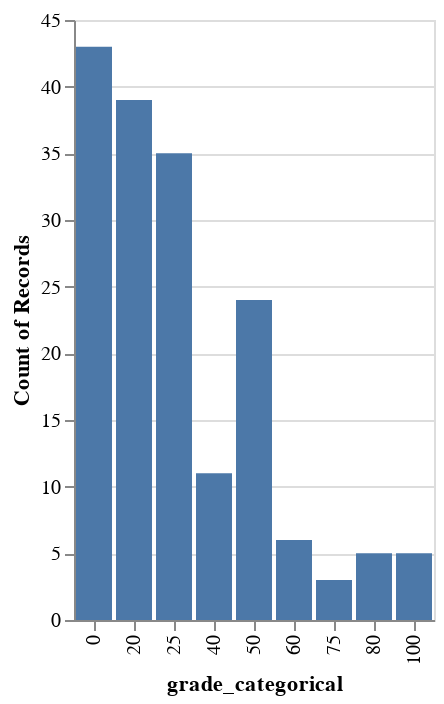

Notebook source saved alongside this figure:
### Code cell
df['grade_categorical'] = pd.Categorical(df.grade)
alt.Chart(df).mark_bar().encode(
    alt.X("grade_categorical"),
    y='count()',
)

### Figure 1 — Vega-Lite specification as saved in the notebook (floating-point values rounded to 4 significant figures; data arrays with more than 128 entries replaced by an {"elided": "..."} marker saying what was removed)
{"config": {"view": {"continuousWidth": 300, "continuousHeight": 300}}, "data": {"name": "data-584474f1e8e9b10c7d63d1c4d99f3831"}, "mark": {"type": "bar"}, "encoding": {"x": {"field": "grade_categorical", "type": "nominal"}, "y": {"aggregate": "count", "type": "quantitative"}}, "$schema": "https://vega.github.io/schema/vega-lite/v5.17.0.json", "datasets": {"data-584474f1e8e9b10c7d63d1c4d99f3831": {"elided": "171 records"}}}
